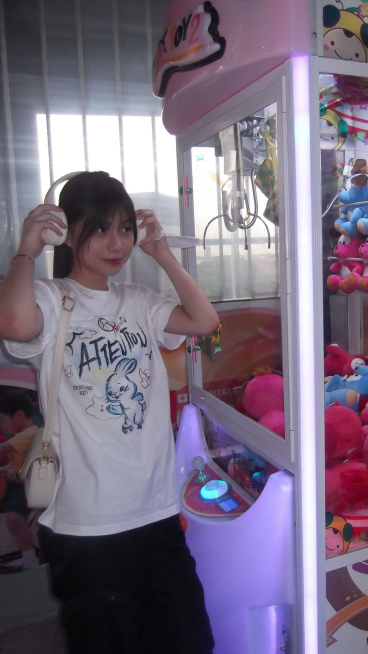
#> input picture foto1.jpg, 736 x 1308 px (shown at 1/2 size)
$ python render_jj3.py
#> lines starting #> are read from the running program, lines starting #| are printed output that depends on the picture
### render_jj.py
import os
import sys
import math
import subprocess
import xml.etree.ElementTree as ET
import numpy as np
import cv2
from PIL import Image, ImageDraw, ImageFont

# =====================================================================
# CONFIGURATION & CONSTANTS
BASE_DIR = os.path.dirname(os.path.abspath(__file__))
DEFAULT_OUTPUT = os.path.join(BASE_DIR, "hasil_jedag_jedug.mp4")
DEFAULT_AUDIO = os.path.join(BASE_DIR, "audio.m4a")
XML_PATH = os.path.join(BASE_DIR, "#685.xml")
DEFAULT_FOTO1 = os.path.join(BASE_DIR, "foto1.jpg")
DEFAULT_FOTO2 = os.path.join(BASE_DIR, "foto2.jpg")

W, H = 720, 1280
H2 = H // 2
FPS = 60
TOTAL_TIME_MS = 18915
TOTAL_FRAMES = int((TOTAL_TIME_MS / 1000.0) * FPS) # 1134 frames

# =====================================================================
# FONTS SETUP
# =====================================================================
font_candidates = [
    "C:/Windows/Fonts/Roboto-Bold.ttf",
    "C:/Windows/Fonts/arialbd.ttf",
    "C:/Windows/Fonts/segoeuib.ttf"
]
font_path_bold = None
for f in font_candidates:
    if os.path.exists(f):
        font_path_bold = f
        break

font_roboto = ImageFont.truetype(font_path_bold, 54) if font_path_bold else ImageFont.load_default()
font_padamu = ImageFont.truetype(font_path_bold, 44) if font_path_bold else ImageFont.load_default()

# =====================================================================
# EXACT ALIGHT MOTION EASING EVALUATOR (Newton-Raphson Bezier Solver)
# =====================================================================
# [45 lines left out: functions eval_cubic_bezier, eval_easing, interpolate_kfs, not called in this run]

# =====================================================================
# XML SHAPE MODEL (Exact AM Parameter Parser)
# =====================================================================
class AMShape:
    # [172 lines left out: functions __init__, eval_transform, not called in this run]

# Load XML structure
tree = ET.parse(XML_PATH) if os.path.exists(XML_PATH) else None
root_elem = tree.getroot() if tree is not None else []
shapes_dict = {c.attrib['id']: AMShape(c) for c in root_elem if c.tag == 'shape'}

# 16 XML Beat Bookmark partitions (9341ms to 16908ms)
# Maps each beat 1-to-1 to its respective XML Shape ID without overlapping delays
BEAT_MAP = [
    ( 9341, 10041, '2000009688', 1), # Beat 1 (Foto 1)
    (10041, 10525, '2000009684', 1), # Beat 2 (Foto 1)
    (10525, 10758, '2000009685', 1), # Beat 3 (Foto 1)
    (10758, 11241, '2000009686', 1), # Beat 4 (Foto 1, Tilt)
    (11241, 11941, '2000009687', 1), # Beat 5 (Foto 1, Mirror Leap)
    (11941, 12408, '2000009694', 1), # Beat 6 (Foto 1, Leap 1)
    (12408, 12658, '2000009695', 1), # Beat 7 (Foto 1, Leap 2)
    (12658, 13125, '2000009696', 1), # Beat 8 (Foto 1, Leap 3)
    (13125, 13808, '2000009689', 2), # Beat 9 (Foto 2 Entrance)
    (13808, 14308, '2000009690', 2), # Beat 10 (Foto 2 Zoom 1.49x)
    (14308, 14541, '2000009691', 2), # Beat 11 (Foto 2 Punch 1.52x)
    (14541, 15025, '2000009692', 2), # Beat 12 (Foto 2 Drop 0.78x)
    (15025, 15725, '2000009693', 2), # Beat 13 (Foto 2 3D Flip 1)
    (15725, 16208, '2000009697', 2), # Beat 14 (Foto 2 3D Flip 2)
    (16208, 16425, '2000009698', 2), # Beat 15 (Foto 2 3D Flip 3)
    (16425, 16908, '2000009699', 2)  # Beat 16 (Foto 2 3D Flip 4 & Outro)
]

# =====================================================================
# 2-LAYAR IMAGE BASE BUILDER
# =====================================================================
def make_half_screen(img, offset_x=0.0, offset_y=0.0, zoom=1.0):
    ih, iw = img.shape[:2]
    zoom = max(1.0, float(zoom))
    base_scale = max(W / float(iw), H2 / float(ih))
    scale = base_scale * zoom
    nw, nh = int(round(iw * scale)), int(round(ih * scale))
    resized = cv2.resize(img, (nw, nh), interpolation=cv2.INTER_LANCZOS4)

    half = np.zeros((H2, W, 3), dtype=np.uint8)

    draw_x = int(round((W - nw) / 2.0 + offset_x))
    draw_y = int(round((H2 - nh) / 2.0 + offset_y))

    src_x1 = max(0, -draw_x)
    src_y1 = max(0, -draw_y)
    src_x2 = min(nw, W - draw_x)
    src_y2 = min(nh, H2 - draw_y)

    dst_x1 = max(0, draw_x)
    dst_y1 = max(0, draw_y)
    dst_x2 = dst_x1 + (src_x2 - src_x1)
    dst_y2 = dst_y1 + (src_y2 - src_y1)

    if src_x2 > src_x1 and src_y2 > src_y1:
        half[dst_y1:dst_y2, dst_x1:dst_x2] = resized[src_y1:src_y2, src_x1:src_x2]
    return half

def build_2layar_base(img, offset_x=0.0, offset_y=0.0, zoom=1.0):
    half = make_half_screen(img, offset_x, offset_y, zoom)
    base = np.vstack([half, half])
    # Crisp Alight Motion dividing seam lines
    cv2.line(base, (0, H2), (W, H2), (10, 10, 10), 2)
    cv2.line(base, (0, H2+1), (W, H2+1), (230, 230, 230), 1)
    return base

# =====================================================================
# ACCURATE MOTION BLUR & TRANSFORMS
# =====================================================================
# [352 lines left out: functions apply_motion_blur_subtle, render_transformed_frame, render_full_video, main, not called in this run]

# [2 lines that do not run on import are left out]

### render_jj3.py
import os
import sys
import math
import subprocess
import numpy as np
import cv2
from PIL import Image, ImageDraw, ImageFont

from render_jj import (
    W, H, H2, FPS, BASE_DIR,
    eval_cubic_bezier, eval_easing, interpolate_kfs,
    make_half_screen, build_2layar_base,
    font_padamu, font_roboto
)
from preset3_data import TOTAL_TIME_MS3, FPS3, BEAT_BOOKMARKS3, SEGMENTS3

# =====================================================================
# PRESET 3: "#682 - Stelan Cuek"
# Exact 60 FPS Python Engine & 2-Layar Compositor
# =====================================================================
DEFAULT_AUDIO3 = os.path.join(BASE_DIR, "audio3.m4a")
DEFAULT_OUTPUT3 = os.path.join(BASE_DIR, "hasil_jedag_jedug3.mp4")
TOTAL_FRAMES3 = int((TOTAL_TIME_MS3 / 1000.0) * FPS3) # 912 frames
S_COORD = W / 1080.0

# Fonts setup for text overlays in preset 3
font_candidates = [
    "C:/Windows/Fonts/Roboto-Bold.ttf",
    "C:/Windows/Fonts/arialbd.ttf",
    "C:/Windows/Fonts/segoeuib.ttf"
]
font_bold_path = None
for f in font_candidates:
    if os.path.exists(f):
        font_bold_path = f
        break

font_nona = ImageFont.truetype(font_bold_path, 98) if font_bold_path else ImageFont.load_default()
font_nona_small = ImageFont.truetype(font_bold_path, 52) if font_bold_path else ImageFont.load_default()
font_stecu = ImageFont.truetype(font_bold_path, 104) if font_bold_path else ImageFont.load_default()
font_sub = ImageFont.truetype(font_bold_path, 20) if font_bold_path else ImageFont.load_default()
font_seam = ImageFont.truetype(font_bold_path, 42) if font_bold_path else ImageFont.load_default()
font_aduhay = ImageFont.truetype(font_bold_path, 50) if font_bold_path else ImageFont.load_default()

# [266 lines left out: functions interp_kfs_dict, get_segment_at, render_frame_p3, not called in this run]

def render_video(foto1_path=None, foto2_path=None, foto3_path=None, output_path=None, progress_callback=None, transforms=None, crop_configs=None):
    if foto1_path is None or not os.path.exists(foto1_path):
        foto1_path = os.path.join(BASE_DIR, "foto1.jpg")
    if foto2_path is None or not os.path.exists(foto2_path):
        foto2_path = os.path.join(BASE_DIR, "foto2.jpg")
    if foto3_path is None or not os.path.exists(foto3_path):
        foto3_path = foto1_path
    if output_path is None:
        output_path = DEFAULT_OUTPUT3

    # Load photos
    img1 = cv2.imread(foto1_path)
    img2 = cv2.imread(foto2_path)
    img3 = cv2.imread(foto3_path) if foto3_path and os.path.exists(foto3_path) else img1

    cfg = crop_configs if crop_configs is not None else (transforms or {})
    tf1 = cfg.get('foto1', {})
    tf2 = cfg.get('foto2', {})
    tf3 = cfg.get('foto3', {})

    base1 = build_2layar_base(img1, tf1.get('x', 0), tf1.get('y', 0), tf1.get('zoom', 1.0))
    base2 = build_2layar_base(img2, tf2.get('x', 0), tf2.get('y', 0), tf2.get('zoom', 1.0))
    base3 = build_2layar_base(img3, tf3.get('x', 0), tf3.get('y', 0), tf3.get('zoom', 1.0))

    audio_file = DEFAULT_AUDIO3 if os.path.exists(DEFAULT_AUDIO3) else os.path.join(BASE_DIR, "audio.m4a")

    cmd = [
        'ffmpeg', '-y',
        '-f', 'rawvideo',
        '-vcodec', 'rawvideo',
        '-s', f'{W}x{H}',
        '-pix_fmt', 'bgr24',
        '-r', str(FPS3),
        '-i', '-',
        '-i', audio_file,
        '-c:v', 'libx264',
        '-preset', 'veryfast',
        '-crf', '18',
        '-pix_fmt', 'yuv420p',
        '-c:a', 'aac',
        '-b:a', '192k',
        '-shortest',
        output_path
    ]

    proc = subprocess.Popen(cmd, stdin=subprocess.PIPE, stdout=subprocess.DEVNULL, stderr=subprocess.DEVNULL)

    for i in range(TOTAL_FRAMES3):
        ms = (i / float(FPS3)) * 1000.0
        frame = render_frame_p3(ms, base1, base2, base3)
        proc.stdin.write(frame.tobytes())

        if progress_callback and (i % 15 == 0 or i == TOTAL_FRAMES3 - 1):
            pct = int((i + 1) / float(TOTAL_FRAMES3) * 100.0)
            progress_callback(pct)

    proc.stdin.close()
    proc.wait()
    if progress_callback:
        progress_callback(100)
    return output_path

render_full_video3 = render_video

if __name__ == "__main__":
    print("Testing render_jj3.py...")
    def print_progress(pct):
        print(f"Render progress: {pct}%", flush=True)
    out = render_video(progress_callback=print_progress)
#> in render_video, img1 is the input picture: shape (1308, 736, 3); mean B, G, R 127.9, 108.9, 120.8
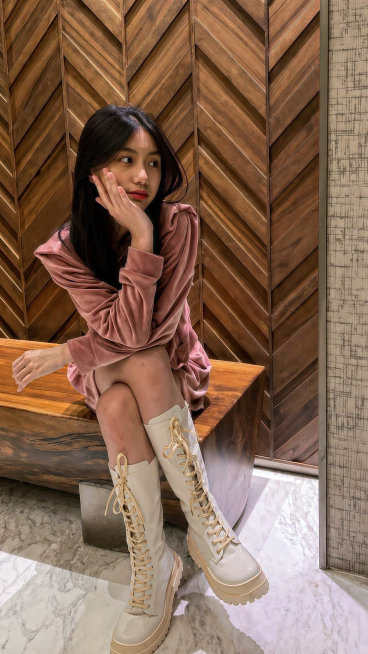
#> input picture foto2.jpg, 736 x 1308 px (shown at 1/2 size)
#> in render_video, img2 is the input picture: shape (1308, 736, 3); mean B, G, R 83.6, 103.1, 133.4
#> in make_half_screen, `half[dst_y1:dst_y2, dst_x1:dst_x2] = resized[src_y1:src_y2, src_x1:src..`:
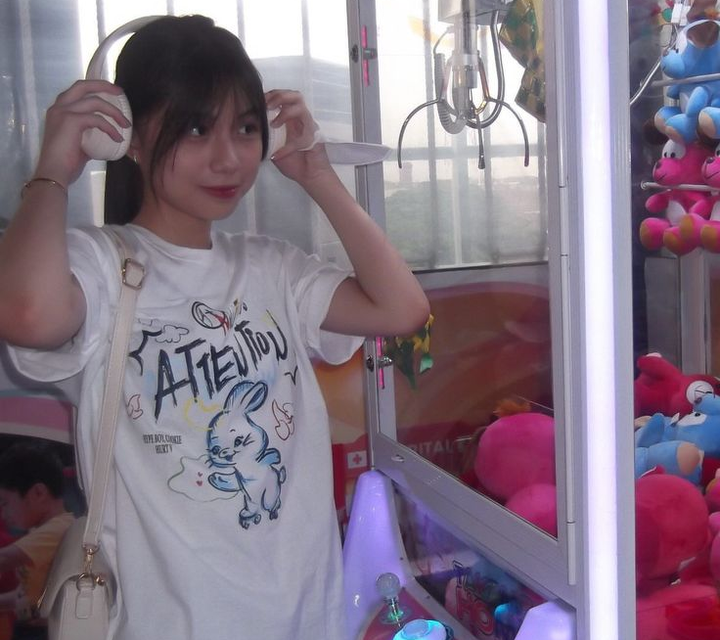
#> half: shape (640, 720, 3); mean B, G, R 134.1, 118.8, 133.6
#> in build_2layar_base, `cv2.line(base, (0, H2+1), (W, H2+1), (230, 230, 230), 1)`:
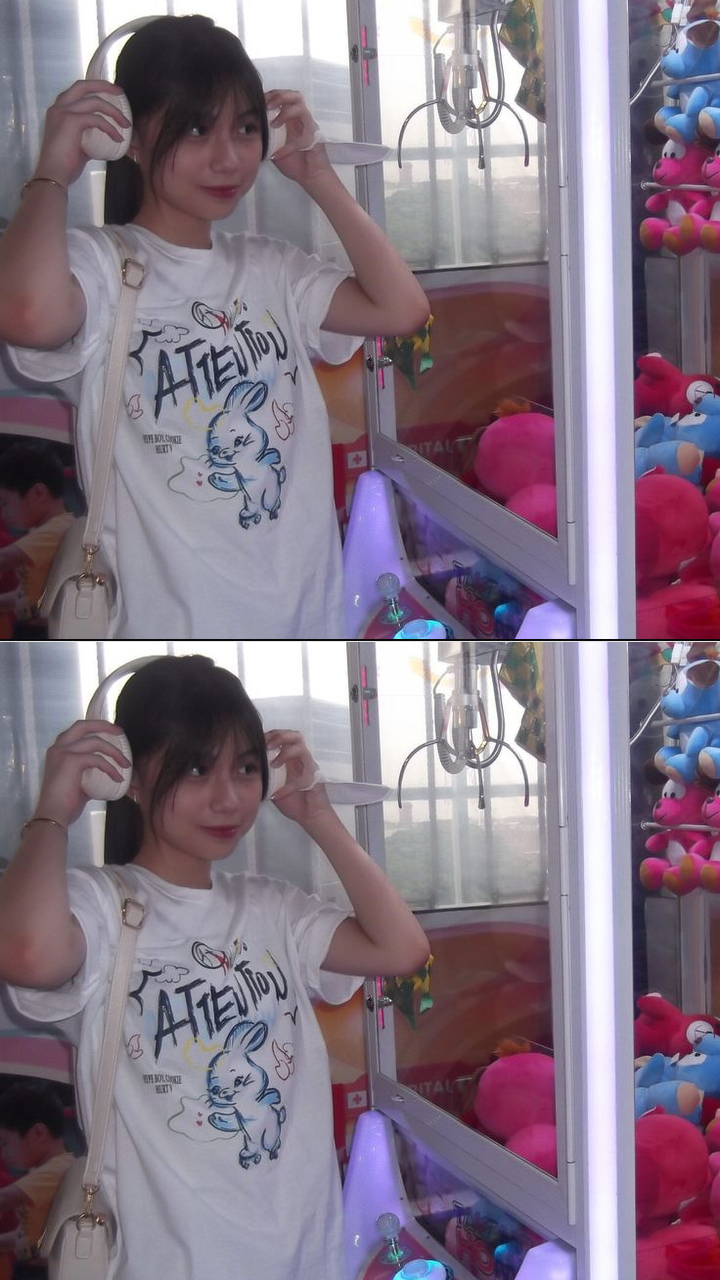
#> base: shape (1280, 720, 3); mean B, G, R 133.9, 118.6, 133.4
#> call 2 of build_2layar_base, with offset_x = 0, offset_y = 0, zoom = 1
#> call 2 of make_half_screen, with offset_x = 0, offset_y = 0, zoom = 1
#> in make_half_screen (call 2), `resized = cv2.resize(img, (nw, nh), interpolation=cv2.INTER_LANCZOS4)`:
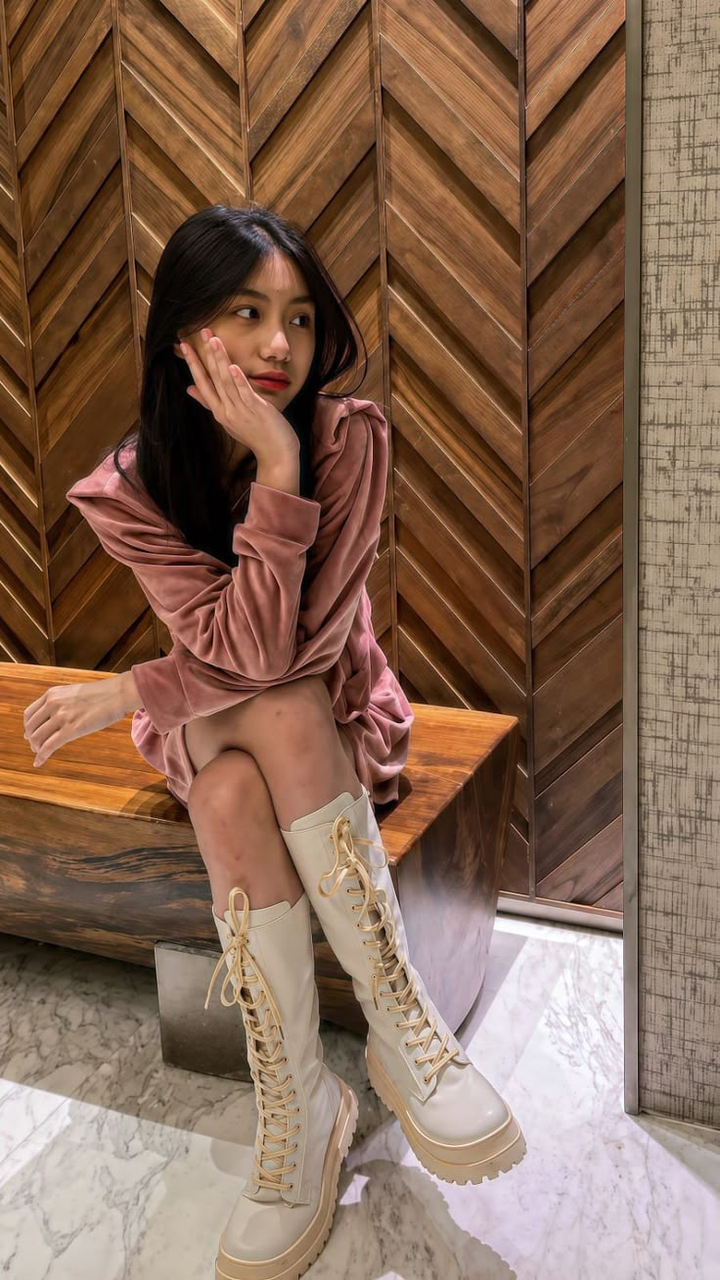
#> resized: shape (1280, 720, 3); mean B, G, R 83.6, 103.2, 133.4
#> in make_half_screen (call 2), `half[dst_y1:dst_y2, dst_x1:dst_x2] = resized[src_y1:src_y2, src_x1:src..`:
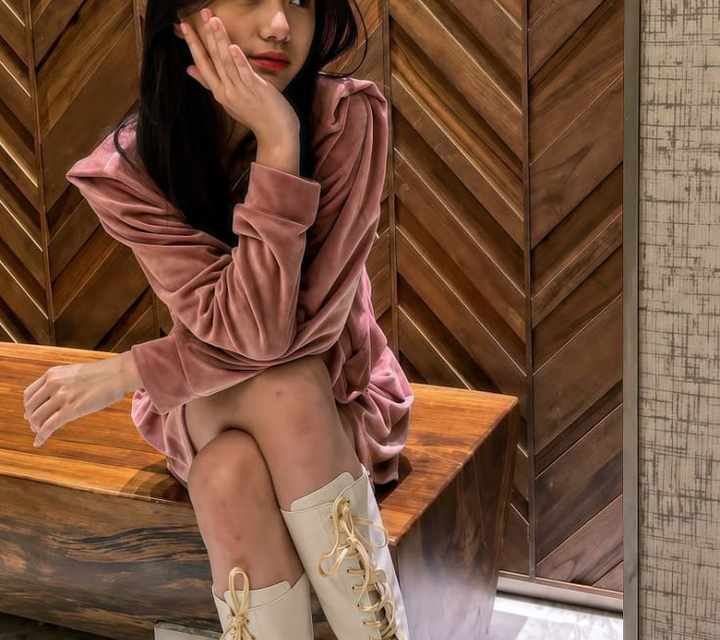
#> half: shape (640, 720, 3); mean B, G, R 62.5, 83.4, 119.2
#> in build_2layar_base (call 2), `base = np.vstack([half, half])`:
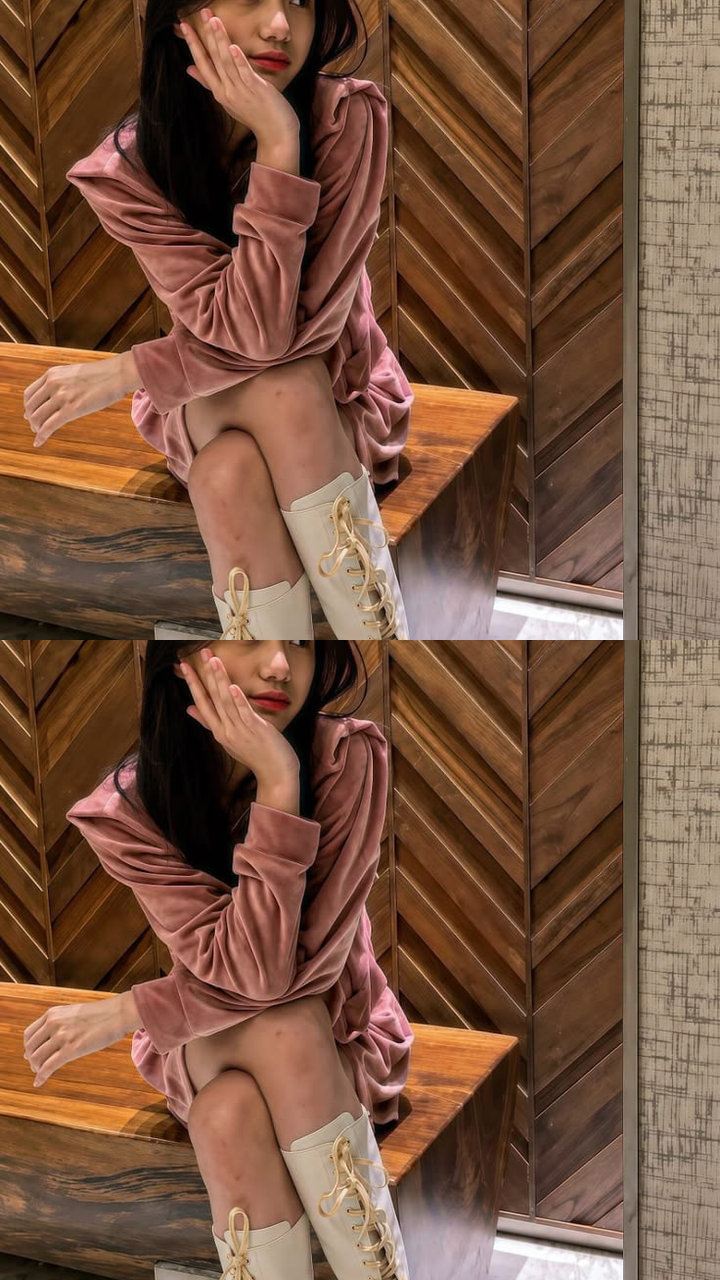
#> base: shape (1280, 720, 3); mean B, G, R 62.5, 83.4, 119.2
#> in build_2layar_base (call 2), `cv2.line(base, (0, H2+1), (W, H2+1), (230, 230, 230), 1)`:
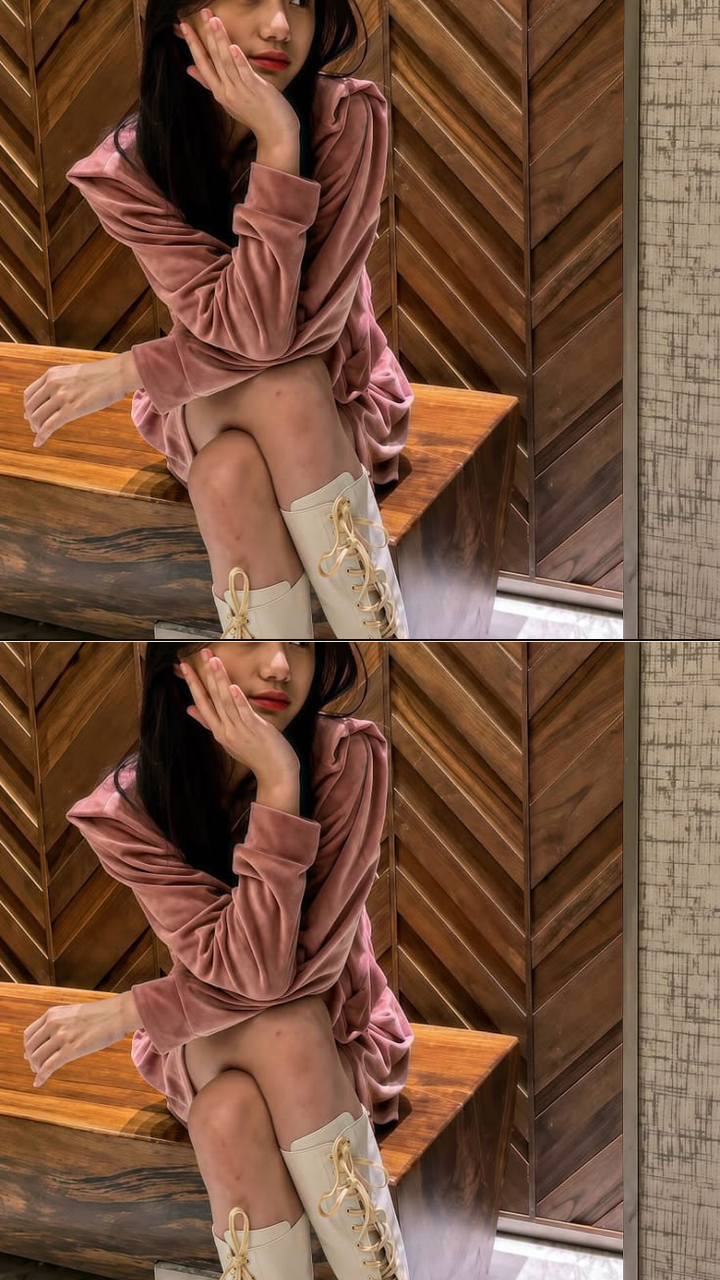
#> base: shape (1280, 720, 3); mean B, G, R 62.6, 83.4, 119.1
#> (the run stopped early here; a loop or call above may not have finished)
